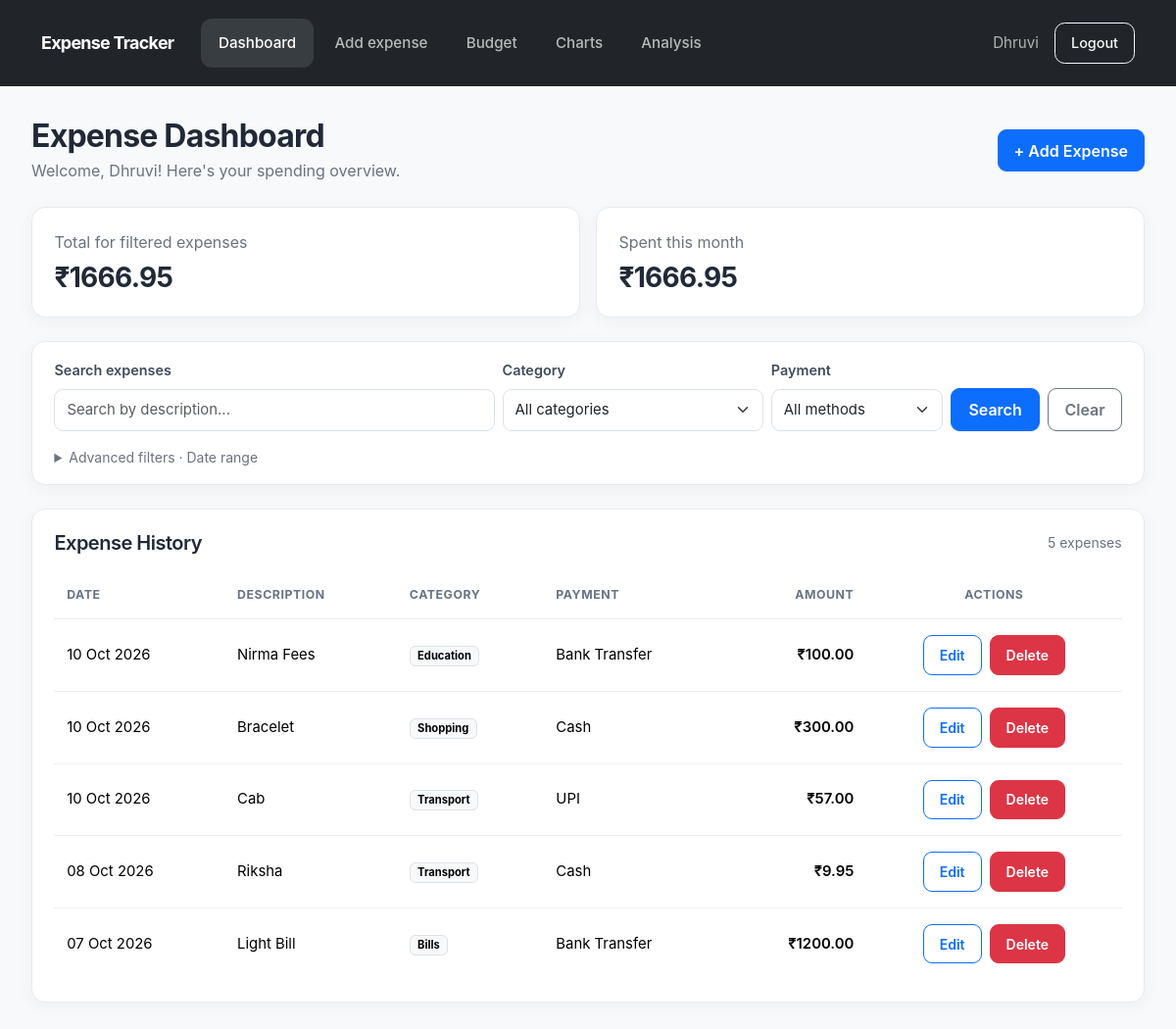
The app's page /dashboard/ (signed in) with its own data.
### expenses/models.py (models this page shows, shortened)
class Expense(models.Model):
    PAYMENT_METHODS = [
        ('Cash', 'Cash'),
        ('UPI', 'UPI'),
        ('Card', 'Card'),
        ('Bank Transfer', 'Bank Transfer'),
    ]
    user = models.ForeignKey(User, on_delete=models.CASCADE)
    amount = models.DecimalField(max_digits=10, decimal_places=2)
    category = models.ForeignKey(Category, on_delete=models.PROTECT)
    date = models.DateField()
    description = models.CharField(max_length=255)
    payment_method = models.CharField(
        max_length=20,
        choices=PAYMENT_METHODS
    )

class Category(models.Model):
    name = models.CharField(max_length=50)

### expenses/views.py (the view)
# urls.py: path('dashboard/', views.dashboard, name='dashboard'),
@login_required
def dashboard(request):
    expenses = Expense.objects.filter(user=request.user).select_related('category')
    has_any_expenses = Expense.objects.filter(user=request.user).exists()
    category_id = request.GET.get('category', '')
    payment_method = request.GET.get('payment_method', '')
    start_date = request.GET.get('start_date', '')
    end_date = request.GET.get('end_date', '')
    search = request.GET.get('search', '').strip()
    if category_id.isdigit():
        expenses = expenses.filter(category_id=category_id)
    valid_methods = [choice[0] for choice in Expense.PAYMENT_METHODS]
    if payment_method in valid_methods:
        expenses = expenses.filter(payment_method=payment_method)
    if start_date:
        expenses = expenses.filter(date__gte=start_date)
    if end_date:
        expenses = expenses.filter(date__lte=end_date)
    if search:
        expenses = expenses.filter(description__icontains=search)
    expenses = expenses.order_by('-date', '-id')
    total_spent = expenses.aggregate(total=Sum('amount'))['total'] or 0
    today = timezone.localdate()
    monthly_spent = Expense.objects.filter(
        user=request.user,
        date__year=today.year,
        date__month=today.month
    ).aggregate(total=Sum('amount'))['total'] or 0
    return render(request, 'expenses/dashboard.html', {
        'expenses': expenses,
        'total_spent': total_spent,
        'monthly_spent': monthly_spent,
        'categories': Category.objects.all(),
        'payment_methods': Expense.PAYMENT_METHODS,
        'selected_category': category_id,
        'selected_payment_method': payment_method,
        'start_date': start_date,
        'end_date': end_date,
        'search': search,
        'has_any_expenses': has_any_expenses,
    })

### expenses/templates/expenses/dashboard.html (shortened to what this page needs)
{% extends 'expenses/base.html' %}
{% block content %}
<div class="d-flex flex-wrap justify-content-between align-items-center gap-3 mb-4">
    <div>
        <h2 class="fw-bold mb-1">Expense Dashboard</h2>
        <p class="text-muted mb-0">
            Welcome, {{ user.username }}! Here's your spending overview.
        </p>
    </div>
    <a href="{% url 'add_expense' %}" class="btn btn-primary">
        + Add Expense
    </a>
</div>
<div class="row g-3 mb-4">
    <div class="col-md-6">
        <div class="card h-100">
            <div class="card-body">
                <p class="text-muted mb-2">Total for filtered expenses</p>
                <h3 class="fw-bold mb-0">
                    ₹{{ total_spent|default:0|floatformat:2 }}
                </h3>
            </div>
        </div>
    </div>
    <div class="col-md-6">
        <div class="card h-100">
            <div class="card-body">
                <p class="text-muted mb-2">Spent this month</p>
                <h3 class="fw-bold mb-0">
                    ₹{{ monthly_spent|default:0|floatformat:2 }}
                </h3>
            </div>
        </div>
    </div>
</div>
{% if has_any_expenses %}
<div class="card mb-4">
    <div class="card-body py-3">
        <form method="get" class="row g-2 align-items-end" id="expenseFilterForm">
            <div class="col-md-5">
                <label for="search" class="form-label small">Search expenses</label>
                <input
                    type="text"
                    id="search"
                    name="search"
                    class="form-control"
                    value="{{ search }}"
                    placeholder="Search by description..."
                >
            </div>
            <div class="col-md-3">
                <label for="category" class="form-label small">Category</label>
                <select id="category" name="category" class="form-select">
                    <option value="">All categories</option>
                </select>
            </div>
            <div class="col-md-2">
                <label for="payment_method" class="form-label small">Payment</label>
                <select id="payment_method" name="payment_method" class="form-select">
                    <option value="">All methods</option>
                </select>
            </div>
            <div class="col-md-2 d-flex gap-2">
                <button type="submit" class="btn btn-primary flex-grow-1">
                    Search
                </button>
                <a href="{% url 'dashboard' %}" class="btn btn-outline-secondary">
                    Clear
                </a>
            </div>
            <div class="col-12">
                <details class="mt-2">
                    <summary class="small text-muted" style="cursor: pointer;">
                        Advanced filters · Date range
                    </summary>
                </details>
            </div>
        </form>
    </div>
</div>
{% endif %}
<div class="card">
    <div class="card-body">
        <div class="d-flex flex-wrap justify-content-between align-items-center gap-2 mb-3">
            <h5 class="fw-semibold mb-0">Expense History</h5>
            <span class="text-muted small">
                {{ expenses|length }} expense{{ expenses|length|pluralize }}
            </span>
        </div>
        {% if has_any_expenses %}
            {% if expenses %}
                <div class="table-responsive">
                    <table class="table table-hover align-middle">
                        <thead>
                            <tr>
                                <th>Date</th>
                                <th>Description</th>
                                <th>Category</th>
                                <th>Payment</th>
                                <th class="text-end">Amount</th>
                                <th class="text-center">Actions</th>
                            </tr>
                        </thead>
                        <tbody>
                            {% for expense in expenses %}
                                <tr>
                                    <td>{{ expense.date|date:"d M Y" }}</td>
                                    <td>{{ expense.description }}</td>
                                    <td>
                                        <span class="badge text-bg-light border">
                                            {{ expense.category.name }}
                                        </span>
                                    </td>
                                    <td>{{ expense.payment_method }}</td>
                                    <td class="text-end fw-semibold">
                                        ₹{{ expense.amount|floatformat:2 }}
                                    </td>
                                    <td>
                                        <div class="d-flex justify-content-center gap-2">
                                            <a
                                                href="{% url 'edit_expense' expense.id %}"
                                                class="btn btn-sm btn-outline-primary"
                                            >
                                                Edit
                                            </a>
                                            <form
                                                method="post"
                                                action="{% url 'delete_expense' expense.id %}"
                                                data-confirm="Are you sure you want to delete this expense?"
                                            >
                                                <button type="submit" class="btn btn-danger btn-sm">
                                                    Delete
                                                </button>
                                            </form>
                                        </div>
                                    </td>
                                </tr>
                            {% endfor %}
                        </tbody>
                    </table>
                </div>
            {% endif %}
        {% endif %}
    </div>
</div>
{% endblock %}

### expenses/templates/expenses/base.html (shortened to what this page needs)
{% load static %}
<!DOCTYPE html>
<html lang="en">
<head>
    <link href="https://cdn.jsdelivr.net/npm/bootstrap@5.3.3/dist/css/bootstrap.min.css" rel="stylesheet">
    <link rel="stylesheet" href="{% static 'expenses/style.css' %}">
</head>
<body class="bg-light">
    <nav class="navbar navbar-expand-lg navbar-dark bg-dark app-navbar">
        <div class="container">
            <a class="navbar-brand fw-bold"
               href="{% if user.is_authenticated %}{% url 'dashboard' %}{% else %}{% url 'home' %}{% endif %}">
                Expense Tracker
            </a>
            <div class="collapse navbar-collapse" id="mainNavbar">
                <ul class="navbar-nav me-auto mb-2 mb-lg-0">
                    {% if user.is_authenticated %}
                        <li class="nav-item">
                            <a class="nav-link {% if request.resolver_match.url_name == 'dashboard' %}active{% endif %}"
                               href="{% url 'dashboard' %}">
                                Dashboard
                            </a>
                        </li>
                        <li class="nav-item">
                            <a class="nav-link {% if request.resolver_match.url_name == 'add_expense' or request.resolver_match.url_name == 'edit_expense' %}active{% endif %}"
                               href="{% url 'add_expense' %}">
                                Add expense
                            </a>
                        </li>
                        <li class="nav-item">
                            <a class="nav-link {% if request.resolver_match.url_name == 'manage_budget' %}active{% endif %}"
                               href="{% url 'manage_budget' %}">
                                Budget
                            </a>
                        </li>
                        <li class="nav-item">
                            <a class="nav-link {% if request.resolver_match.url_name == 'expense_charts' %}active{% endif %}"
                               href="{% url 'expense_charts' %}">
                                Charts
                            </a>
                        </li>
                        <li class="nav-item">
                            <a class="nav-link {% if request.resolver_match.url_name == 'expense_analysis' %}active{% endif %}"
                               href="{% url 'expense_analysis' %}">
                                Analysis
                            </a>
                        </li>
                    {% endif %}
                </ul>
                <div class="d-flex align-items-center gap-2">
                    {% if user.is_authenticated %}
                        <span class="navbar-text">
                            {{ user.username }}
                        </span>
                        <form method="post" action="{% url 'logout' %}" class="m-0">
                            <button type="submit" class="btn btn-outline-light">
                                Logout
                            </button>
                        </form>
                    {% endif %}
                </div>
            </div>
        </div>
    </nav>
    <main class="container py-4">
        {% block content %}{% endblock %}
    </main>
</body>
</html>

### expenses/static/expenses/style.css (style rules this page uses)
:root { --page-bg: #f5f7fb; --surface: #ffffff; --text-main: #202938; --text-muted: #6b7280; --border-soft: #e7ebf1; --radius-card: 14px; --shadow-soft: 0 4px 18px rgba(31, 41, 55, 0.045); --shadow-hover: 0 8px 24px rgba(31, 41, 55, 0.09); }
body { background-color: var(--page-bg); font-family: Inter, "Segoe UI", system-ui, -apple-system, sans-serif; color: var(--text-main); line-height: 1.55; -webkit-font-smoothing: antialiased; }
main.container { max-width: 1360px; width: calc(100% - 64px); padding: 2rem 0 3rem !important; margin-left: auto; margin-right: auto; }
.app-navbar { min-height: 88px; padding: 0.75rem 0; background-color: #212529; }
.app-navbar .navbar-brand { font-size: 1.12rem; font-weight: 700; letter-spacing: -0.04em; margin-right: 1.75rem; white-space: nowrap; }
.app-navbar .navbar-nav { gap: 0.25rem; }
.app-navbar .nav-link { padding: 0.85rem 1.1rem !important; border-radius: 11px; color: rgba(255, 255, 255, 0.68); font-size: 0.95rem; font-weight: 500; white-space: nowrap; transition: background-color 0.18s ease, color 0.18s ease; }
.app-navbar .nav-link.active { color: #fff; background-color: #383d42; }
.app-navbar .navbar-text { color: rgba(255, 255, 255, 0.65) !important; font-size: 0.95rem; margin-right: 0.5rem; white-space: nowrap; }
.app-navbar form .btn { padding: 0.55rem 1rem; min-height: auto; border-radius: 0.65rem; font-size: 0.9rem; font-weight: 500; }
h1, h2, h3, h4, h5, h6 { color: var(--text-main); letter-spacing: -0.025em; }
h2 { font-weight: 700; }
.text-muted { color: var(--text-muted) !important; }
.card { background: var(--surface); border: 1px solid var(--border-soft) !important; border-radius: var(--radius-card); box-shadow: var(--shadow-soft); transition: box-shadow 0.2s ease; }
.card-body { padding: 1.4rem; }
.form-label { color: #414b5b; font-size: 0.9rem; font-weight: 600; margin-bottom: 0.45rem; }
.form-control, .form-select { min-height: 43px; border-color: #dce2ea; border-radius: 9px; font-size: 0.93rem; transition: border-color 0.2s ease, box-shadow 0.2s ease; }
.btn { border-radius: 9px; font-weight: 600; padding: 0.55rem 1rem; transition: transform 0.15s ease; }
.table-responsive { border-radius: 10px; }
.table { margin-bottom: 0; font-size: 0.93rem; }
.table thead th { color: #687386; font-size: 0.77rem; font-weight: 700; letter-spacing: 0.045em; text-transform: uppercase; white-space: nowrap; padding: 0.95rem 0.8rem; border-bottom: 1px solid var(--border-soft); }
.table tbody td { padding: 1rem 0.8rem; border-color: #edf0f5; }
.table tbody tr:last-child td { border-bottom: 0; }

### records on screen
Expense: date "10 Oct 2026", description "Nirma Fees", category.name "Education", payment_method "Bank Transfer", amount "100.00"
Expense: date "10 Oct 2026", description "Bracelet", category.name "Shopping", payment_method "Cash", amount "300.00"
Expense: date "10 Oct 2026", description "Cab", category.name "Transport", payment_method "UPI", amount "57.00"
Expense: date "08 Oct 2026", description "Riksha", category.name "Transport", payment_method "Cash", amount "9.95"
Expense: date "07 Oct 2026", description "Light Bill", category.name "Bills", payment_method "Bank Transfer", amount "1200.00"

### other values on screen
{{ user.username }} "Dhruvi"
{{ total_spent|default:0|floatformat:2 }} "1666.95"
{{ monthly_spent|default:0|floatformat:2 }} "1666.95"
{{ expenses|length }} "5"
